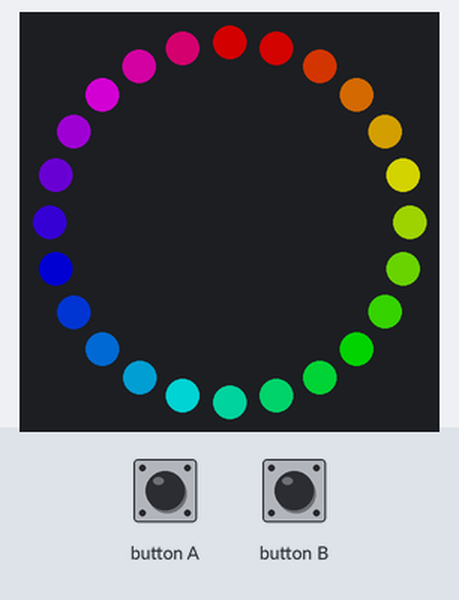
Bench run of a program on a simulated BBC micro:bit (MakeCode). On the bench: 24 RGB LEDs in a ring, first at the top, clockwise. Dim RGB values are drawn brighter than linear.

Above: at 0.16 s.
At 0.8 s:
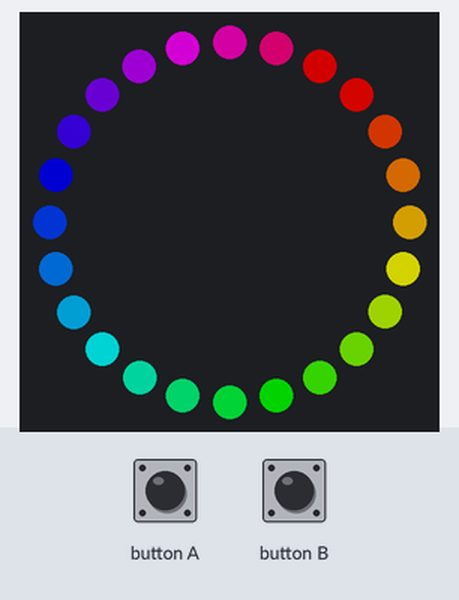
At 1.76 s:
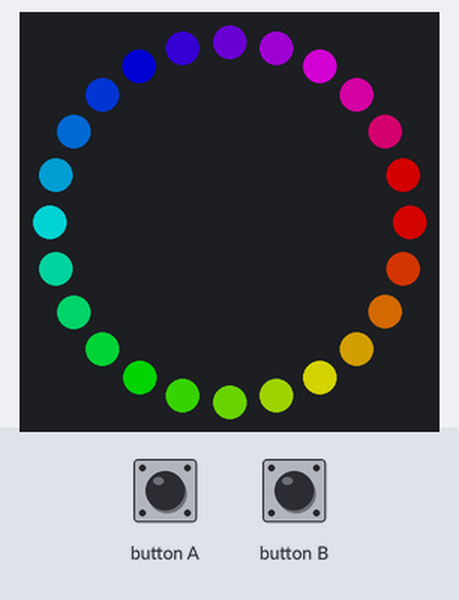
At 3.69 s:
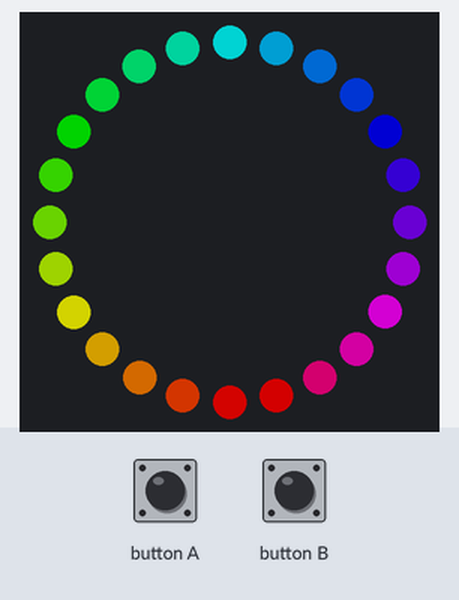
At 5.29 s:
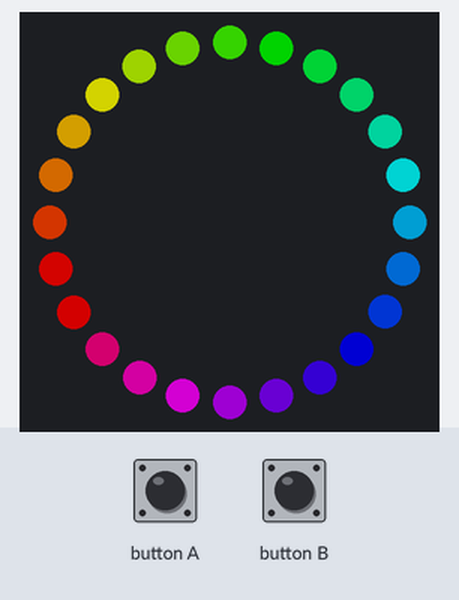
At 7.22 s:
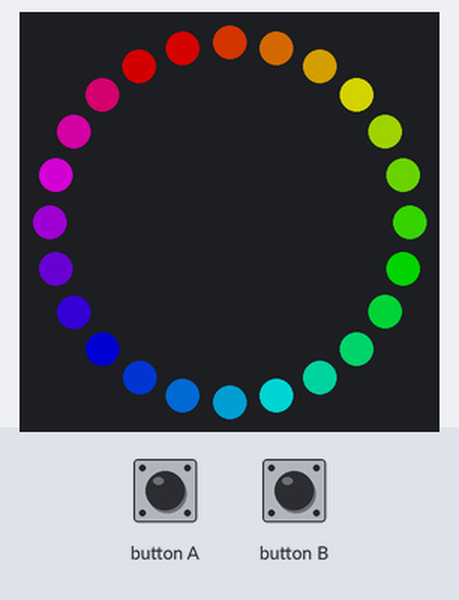

Measured:
- by itself, everything shown: repeats every 7.7 s, in 24 steps

The program:

main.ts
```typescript
input.onButtonPressed(Button.A, function () {
    if (Direction2 == 1) {
        Speed = Speed - Delta
        if (Speed < SpeedMin) {
            Direction2 = -1
            Speed = SpeedMin
        }
    } else if (Direction2 == -1) {
        Speed = Speed + Delta
        if (Speed > SpeedMax) {
            Speed = SpeedMax
        }
    }
})
input.onButtonPressed(Button.B, function () {
    if (Direction2 == -1) {
        Speed = Speed - Delta
        if (Speed < SpeedMin) {
            Direction2 = 1
            Speed = SpeedMin
        }
    } else if (Direction2 == 1) {
        Speed = Speed + Delta
        if (Speed > SpeedMax) {
            Speed = SpeedMax
        }
    }
})
let SpeedMax = 0
let SpeedMin = 0
let Speed = 0
let Direction2 = 0
let Delta = 0
Delta = 25
Direction2 = 1
Speed = 100
SpeedMin = 0
SpeedMax = 400
let Delay = Speed
let DelayMin = SpeedMin
let DelayMax = SpeedMax
let Display = neopixel.create(DigitalPin.P0, 24, NeoPixelMode.RGB)
Display.showRainbow(1, 360)
basic.forever(function () {
    if (Direction2 == 1) {
        Display.rotate(1)
        Display.show()
    } else if (Direction2 == -1) {
        Display.rotate(-1)
        Display.show()
    }
    Delay = DelayMax - Speed
    basic.pause(Delay)
})
```

test.ts
```typescript
// Hier kann man Tests durchführen; diese Datei wird nicht kompiliert, wenn dieses Paket als Erweiterung verwendet wird.
```
